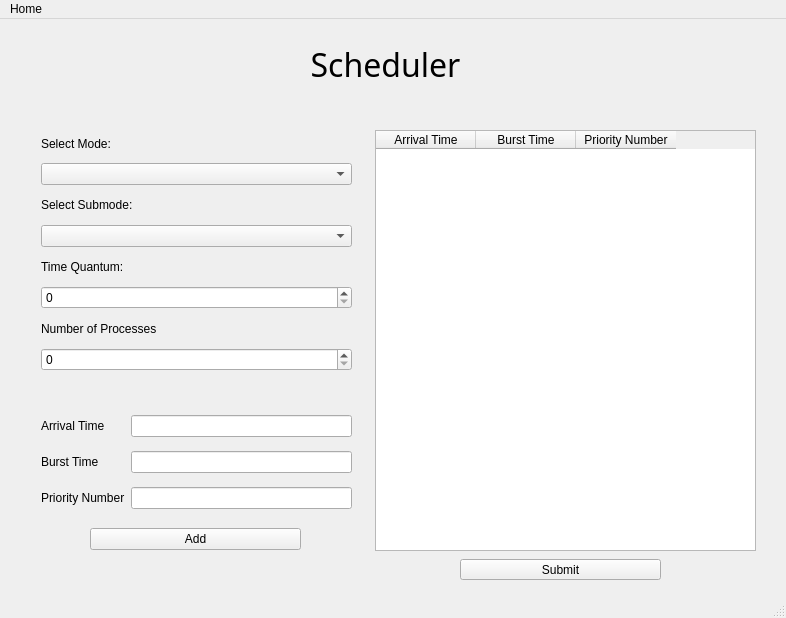
<?xml version="1.0" encoding="UTF-8"?>
<ui version="4.0">
 <class>MainWindow</class>
 <widget class="QMainWindow" name="MainWindow">
  <property name="geometry">
   <rect>
    <x>0</x>
    <y>0</y>
    <width>786</width>
    <height>618</height>
   </rect>
  </property>
  <property name="windowTitle">
   <string>MainWindow</string>
  </property>
  <widget class="QWidget" name="centralwidget">
   <widget class="QLabel" name="title">
    <property name="geometry">
     <rect>
      <x>290</x>
      <y>20</y>
      <width>191</width>
      <height>51</height>
     </rect>
    </property>
    <property name="font">
     <font>
      <family>Rockwell</family>
      <pointsize>24</pointsize>
     </font>
    </property>
    <property name="text">
     <string>Scheduler</string>
    </property>
    <property name="alignment">
     <set>Qt::AlignmentFlag::AlignCenter</set>
    </property>
   </widget>
   <widget class="QTableWidget" name="tableWidget">
    <property name="geometry">
     <rect>
      <x>375</x>
      <y>111</y>
      <width>381</width>
      <height>421</height>
     </rect>
    </property>
    <column>
     <property name="text">
      <string>Arrival Time</string>
     </property>
    </column>
    <column>
     <property name="text">
      <string>Burst Time</string>
     </property>
    </column>
    <column>
     <property name="text">
      <string>Priority Number</string>
     </property>
    </column>
   </widget>
   <widget class="QWidget" name="layoutWidget">
    <property name="geometry">
     <rect>
      <x>41</x>
      <y>111</y>
      <width>311</width>
      <height>241</height>
     </rect>
    </property>
    <layout class="QGridLayout" name="gridLayout">
     <item row="5" column="0">
      <widget class="QSpinBox" name="quantumSpinBox">
       <property name="cursor">
        <cursorShape>PointingHandCursor</cursorShape>
       </property>
       <property name="alignment">
        <set>Qt::AlignmentFlag::AlignLeading|Qt::AlignmentFlag::AlignLeft|Qt::AlignmentFlag::AlignVCenter</set>
       </property>
      </widget>
     </item>
     <item row="6" column="0">
      <widget class="QLabel" name="label_3">
       <property name="text">
        <string>Number of Processes</string>
       </property>
      </widget>
     </item>
     <item row="7" column="0">
      <widget class="QSpinBox" name="processSpinBox">
       <property name="cursor">
        <cursorShape>PointingHandCursor</cursorShape>
       </property>
       <property name="alignment">
        <set>Qt::AlignmentFlag::AlignLeading|Qt::AlignmentFlag::AlignLeft|Qt::AlignmentFlag::AlignVCenter</set>
       </property>
      </widget>
     </item>
     <item row="0" column="0">
      <widget class="QLabel" name="label">
       <property name="text">
        <string>Select Mode:</string>
       </property>
      </widget>
     </item>
     <item row="1" column="0">
      <widget class="QComboBox" name="modeComboBox">
       <property name="cursor">
        <cursorShape>PointingHandCursor</cursorShape>
       </property>
      </widget>
     </item>
     <item row="3" column="0">
      <widget class="QComboBox" name="submodeComboBox">
       <property name="cursor">
        <cursorShape>PointingHandCursor</cursorShape>
       </property>
      </widget>
     </item>
     <item row="4" column="0">
      <widget class="QLabel" name="label_5">
       <property name="text">
        <string>Time Quantum:</string>
       </property>
      </widget>
     </item>
     <item row="2" column="0">
      <widget class="QLabel" name="label_4">
       <property name="text">
        <string>Select Submode:</string>
       </property>
      </widget>
     </item>
    </layout>
   </widget>
   <widget class="QWidget" name="layoutWidget">
    <property name="geometry">
     <rect>
      <x>41</x>
      <y>388</y>
      <width>311</width>
      <height>111</height>
     </rect>
    </property>
    <layout class="QGridLayout" name="gridLayout_2">
     <item row="0" column="0">
      <widget class="QLabel" name="label_2">
       <property name="text">
        <string>Arrival Time</string>
       </property>
      </widget>
     </item>
     <item row="0" column="1">
      <widget class="QLineEdit" name="arredit">
       <property name="cursor">
        <cursorShape>IBeamCursor</cursorShape>
       </property>
       <property name="text">
        <string/>
       </property>
      </widget>
     </item>
     <item row="1" column="0">
      <widget class="QLabel" name="label_7">
       <property name="text">
        <string>Burst Time</string>
       </property>
      </widget>
     </item>
     <item row="1" column="1">
      <widget class="QLineEdit" name="burstedit">
       <property name="cursor">
        <cursorShape>IBeamCursor</cursorShape>
       </property>
      </widget>
     </item>
     <item row="2" column="0">
      <widget class="QLabel" name="label_8">
       <property name="text">
        <string>Priority Number</string>
       </property>
      </widget>
     </item>
     <item row="2" column="1">
      <widget class="QLineEdit" name="predit">
       <property name="cursor">
        <cursorShape>IBeamCursor</cursorShape>
       </property>
      </widget>
     </item>
    </layout>
   </widget>
   <widget class="QWidget" name="layoutWidget">
    <property name="geometry">
     <rect>
      <x>90</x>
      <y>500</y>
      <width>211</width>
      <height>41</height>
     </rect>
    </property>
    <layout class="QGridLayout" name="gridLayout_3">
     <item row="0" column="0">
      <widget class="QPushButton" name="addButton">
       <property name="cursor">
        <cursorShape>PointingHandCursor</cursorShape>
       </property>
       <property name="text">
        <string>Add</string>
       </property>
      </widget>
     </item>
    </layout>
   </widget>
   <widget class="QPushButton" name="submitButton">
    <property name="geometry">
     <rect>
      <x>460</x>
      <y>540</y>
      <width>201</width>
      <height>21</height>
     </rect>
    </property>
    <property name="cursor">
     <cursorShape>PointingHandCursor</cursorShape>
    </property>
    <property name="text">
     <string>Submit</string>
    </property>
   </widget>
  </widget>
  <widget class="QStatusBar" name="statusbar"/>
  <widget class="QMenuBar" name="menubar">
   <property name="geometry">
    <rect>
     <x>0</x>
     <y>0</y>
     <width>786</width>
     <height>19</height>
    </rect>
   </property>
   <widget class="QMenu" name="menuHome">
    <property name="title">
     <string>Home</string>
    </property>
   </widget>
   <addaction name="menuHome"/>
  </widget>
 </widget>
 <resources/>
 <connections/>
</ui>
